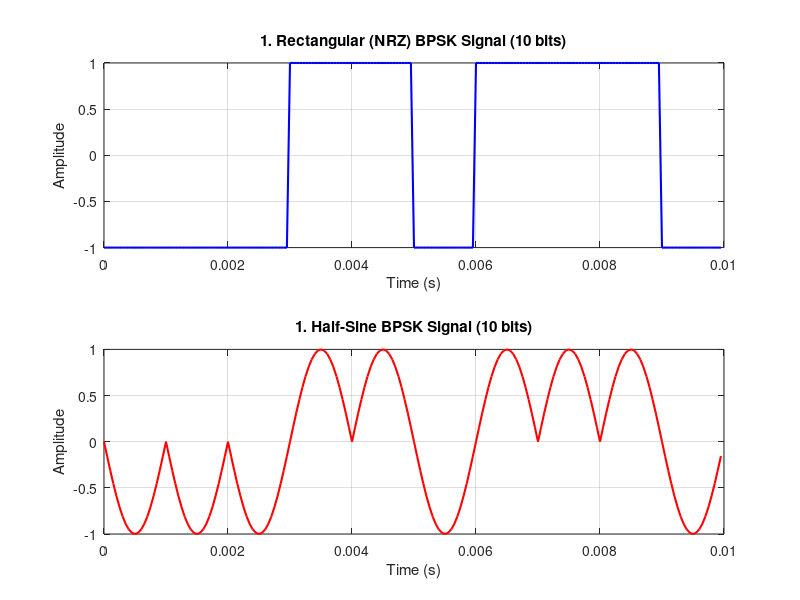

Write the MATLAB code that produced this figure. (Note: this script raises an error after producing the figure.)
%% q1
Rb = 1e3;           % Bit rate 
Tb = 1/Rb;          % Bit duration
fs = 20*Rb;         % Sampling frequency 
Ts = 1/fs;          % Sampling period
L = 20;             % Samples per symbol
N_total_bits = 1e5; % Total bits for spectrum estimation
num_bits_plot = 10; % Number of bits to plot for waveform visualization

% Generate a large set of random binary data for accurate PSD estimation
data_bits = randi([0 1], 1, N_total_bits);
data_symbols = 2 * data_bits - 1; % Map to BPSK symbols (+1 or -1)

g_rect = 1; 
n_pulse = 0:L-1;
g_half_sine = sin(pi * n_pulse / L); 

total_samples = N_total_bits * L;

% Rectangular Signal (NRZ)
rect_upsampled_L = repelem(data_symbols, L);
rect_signal_t = rect_upsampled_L;

% Half-Sine Signal
half_sine_signal_t = zeros(1, total_samples);
for k = 1:N_total_bits
    start = (k-1)*L + 1;
    end_idx = k*L;
    half_sine_signal_t(start:end_idx) = data_symbols(k) * g_half_sine;
end

%1
figure(1);
t_plot = 0:(num_bits_plot*L - 1);
t_plot = t_plot * Ts; % Time vector in seconds

subplot(2,1,1);
plot(t_plot, rect_signal_t(1:(num_bits_plot*L)), 'b', 'LineWidth', 1.5);
title('1. Rectangular (NRZ) BPSK Signal (10 bits)');
xlabel('Time (s)');
ylabel('Amplitude');
grid on;
xlim([0 10*Tb]);

subplot(2,1,2);
plot(t_plot, half_sine_signal_t(1:(num_bits_plot*L)), 'r', 'LineWidth', 1.5);
title('1. Half-Sine BPSK Signal (10 bits)');
xlabel('Time (s)');
ylabel('Amplitude');
grid on;
xlim([0 10*Tb]);
sgtitle('Time-Domain Waveforms');

% 2
NFFT = 4096; % FFT size
overlap = floor(NFFT/2); % 50% overlap
window = hamming(NFFT);

% Calculate PSD for Rectangular (NRZ)
[Pxx_rect, F_rect] = pwelch(rect_signal_t, window, overlap, NFFT, fs, 'psd');

% Calculate PSD for Half-Sine
[Pxx_half, F_half] = pwelch(half_sine_signal_t, window, overlap, NFFT, fs, 'psd');

figure(2);
Pxx_rect_dB = 10*log10(Pxx_rect);
Pxx_half_dB = 10*log10(Pxx_half);

plot_limit_idx = find(F_rect > 4*Rb, 1, 'first');

subplot(2,1,1);
plot(F_rect(1:plot_limit_idx), Pxx_rect_dB(1:plot_limit_idx), 'b', 'LineWidth', 1.5);
title('PSD of Rectangular Pulse');
xlabel('Frequency (Hz)');
ylabel('PSD (dB/Hz)');
grid on;
xlim([0 4*Rb]);

subplot(2,1,2);
plot(F_half(1:plot_limit_idx), Pxx_half_dB(1:plot_limit_idx), 'r', 'LineWidth', 1.5);
title('PSD of Half-Sine Pulse');
xlabel('Frequency (Hz)');
ylabel('PSD (dB/Hz)');
grid on;
xlim([0 4*Rb]);
sgtitle('Power Spectral Density Estimates');

% 3
figure(3);

plot(F_rect(1:plot_limit_idx), Pxx_rect_dB(1:plot_limit_idx), 'b', 'LineWidth', 1.5);
hold on;
plot(F_half(1:plot_limit_idx), Pxx_half_dB(1:plot_limit_idx), 'r', 'LineWidth', 1.5);
hold off;

title('Comparative Spectrum Analysis');
xlabel('Frequency (Hz)');
ylabel('Power/Frequency (dB/Hz)');
legend('Rectangular (NRZ)', 'Half-Sine', 'Location', 'northeast');
grid on;
xlim([0 4*Rb]);

%% q2
% Eb/N0 values to test 
EbN0_dB_test = [100 0];
EbN0_lin_test = 10.^(EbN0_dB_test/10);

num_samples_plot = num_bits_plot * L;

% Preallocate noise-corrupted signals
rx_rect = cell(1, length(EbN0_dB_test));
rx_half = cell(1, length(EbN0_dB_test));

for i = 1:length(EbN0_lin_test)
    
    EbN0 = EbN0_lin_test(i);
    
    % Discrete-time noise variance
    sigma2 = 1 / (2 * L * EbN0);
    sigma = sqrt(sigma2);
    
    % Generate AWGN
    noise_rect = sigma * randn(1, total_samples);
    noise_half = sigma * randn(1, total_samples);
    
    % Add noise
    rx_rect{i} = rect_signal_t + noise_rect;
    rx_half{i} = half_sine_signal_t + noise_half;
end
figure(4);

% Eb/N0 = 100 dB 
subplot(2,2,1);
plot(t_plot, rect_signal_t(1:num_samples_plot), 'k', 'LineWidth', 1.2);
hold on;
plot(t_plot, rx_rect{1}(1:num_samples_plot), 'r--');
hold off;
title('Rectangular BPSK: Eb/N0 = 100 dB');
xlabel('Time (s)');
ylabel('Amplitude');
legend('Noise-Free', 'With Noise');
grid on;

subplot(2,2,2);
plot(t_plot, half_sine_signal_t(1:num_samples_plot), 'k', 'LineWidth', 1.2);
hold on;
plot(t_plot, rx_half{1}(1:num_samples_plot), 'r--');
hold off;
title('Half-Sine BPSK: Eb/N0 = 100 dB');
xlabel('Time (s)');
ylabel('Amplitude');
legend('Noise-Free', 'With Noise');
grid on;

% Eb/N0 = 0 dB 
subplot(2,2,3);
plot(t_plot, rect_signal_t(1:num_samples_plot), 'k', 'LineWidth', 1.2);
hold on;
plot(t_plot, rx_rect{2}(1:num_samples_plot), 'r--');
hold off;
title('Rectangular BPSK: Eb/N0 = 0 dB');
xlabel('Time (s)');
ylabel('Amplitude');
legend('Noise-Free', 'With Noise');
grid on;

subplot(2,2,4);
plot(t_plot, half_sine_signal_t(1:num_samples_plot), 'k', 'LineWidth', 1.2);
hold on;
plot(t_plot, rx_half{2}(1:num_samples_plot), 'r--');
hold off;
title('Half-Sine BPSK: Eb/N0 = 0 dB');
xlabel('Time (s)');
ylabel('Amplitude');
legend('Noise-Free', 'With Noise');
grid on;

sgtitle(' Noise Sensitivity Test');

%% 3

% Matched filter for half-sine pulse
h_mf = fliplr(g_half_sine);

EbN0_vis_dB = 10;
EbN0_vis = 10^(EbN0_vis_dB/10);

% Noise variance
sigma2_vis = 1 / (2 * L * EbN0_vis);
sigma_vis = sqrt(sigma2_vis);

noise_vis = sigma_vis * randn(1, total_samples);
rx_half_vis = half_sine_signal_t + noise_vis;

mf_output = conv(rx_half_vis, h_mf, 'same');

% Optimal sampling instants 
sample_indices = L:L:(num_bits_plot*L);
sample_times = sample_indices * Ts;
sample_values = mf_output(sample_indices);

% Plot MF output
figure(5);
t_mf = (0:(num_bits_plot*L-1)) * Ts;

plot(t_mf, mf_output(1:num_bits_plot*L), 'b', 'LineWidth', 1.3);
hold on;
stem(sample_times, sample_values, 'r', 'filled');
hold off;

xlabel('Time (s)');
ylabel('Amplitude');
title('Matched Filter Output (Half-Sine Pulse)');
legend('MF Output', 'Optimal Sampling Points');
grid on;

%3.2
EbN0_dB = 0:2:16;
EbN0_lin = 10.^(EbN0_dB/10);
SQNR_dB = zeros(size(EbN0_dB));

% Noise-free matched filter output
mf_clean = conv(half_sine_signal_t, h_mf, 'same');
clean_samples = mf_clean(L:L:end);

for i = 1:length(EbN0_lin)
   
    sigma2 = 1 / (2 * L * EbN0_lin(i));
    sigma = sqrt(sigma2);
    
    noise = sigma * randn(1, total_samples);
    rx_noisy = half_sine_signal_t + noise;
    
    mf_noisy = conv(rx_noisy, h_mf, 'same');
    noisy_samples = mf_noisy(L:L:end);
 
    signal_power = mean(clean_samples.^2);
    noise_power = mean((noisy_samples - clean_samples).^2);
    
    SQNR_dB(i) = 10*log10(signal_power / noise_power);
end

%SQNR curve
figure(6);
plot(EbN0_dB, SQNR_dB, 'o-', 'LineWidth', 1.5);
xlabel('E_b/N_0 (dB)');
ylabel('SQNR (dB)');
title('SQNR vs E_b/N_0');
grid on;

% 3.3
p = polyfit(EbN0_dB, SQNR_dB, 1);
SQNR_fit = polyval(p, EbN0_dB);

% Plot fitted line
figure(7);
plot(EbN0_dB, SQNR_dB, 'bo', 'LineWidth', 1.5);
hold on;
plot(EbN0_dB, SQNR_fit, 'r--', 'LineWidth', 1.5);
hold off;

xlabel('E_b/N_0 (dB)');
ylabel('SQNR (dB)');
title(['Linearity of SQNR vs E_b/N_0, Slope = ', num2str(p(1), '%.2f'), ' dB/dB']);
legend('Measured SQNR', 'Linear Fit');
grid on;

%% 4
EbN0_dB = 0:1:20;                 
EbN0_lin = 10.^(EbN0_dB/10);

Ne_target = 200;                  % Minimum bit errors
Nmax = 1e6;                       % Maximum transmitted bits

BER_BPSK  = zeros(size(EbN0_dB));
BER_QPSK  = zeros(size(EbN0_dB));
BER_QAM16 = zeros(size(EbN0_dB));

%  BPSK 
for i = 1:length(EbN0_dB)
    errors = 0; bits = 0;
    while errors < Ne_target && bits < Nmax
        Nb = 1e4;
        b = randi([0 1], Nb, 1);
        s = 2*b - 1;                           % BPSK symbols (Es = 1)

        sigma = sqrt(1/(2*EbN0_lin(i)));
        r = s + sigma*randn(size(s));

        b_hat = r > 0;
        errors = errors + sum(b ~= b_hat);
        bits = bits + Nb;
    end
    BER_BPSK(i) = errors / bits;
end

%  QPSK 
for i = 1:length(EbN0_dB)
    errors = 0; bits = 0;
    while errors < Ne_target && bits < Nmax
        Nb = 2e4;
        b = randi([0 1], Nb, 1);

        bI = b(1:2:end);
        bQ = b(2:2:end);

        s = (2*bI-1 + 1j*(2*bQ-1))/sqrt(2);    % Unit energy QPSK

        k = 2;                                % bits/symbol
        sigma = sqrt(1/(2*k*EbN0_lin(i)));
        r = s + sigma*(randn(size(s)) + 1j*randn(size(s)));

        bI_hat = real(r) > 0;
        bQ_hat = imag(r) > 0;
        b_hat = reshape([bI_hat.'; bQ_hat.'], [], 1);

        errors = errors + sum(b ~= b_hat);
        bits = bits + Nb;
    end
    BER_QPSK(i) = errors / bits;
end

% 16-QAM 
M = 16;
k = log2(M);

for i = 1:length(EbN0_dB)
    errors = 0; bits = 0;
    while errors < Ne_target && bits < Nmax
        Nb = 4e4;
        b = randi([0 1], Nb, 1);

        symbols = bi2de(reshape(b, [], k), 'left-msb');
        s = qammod(symbols, M, 'gray', 'UnitAveragePower', true);

        sigma = sqrt(1/(2*k*EbN0_lin(i)));
        r = s + sigma*(randn(size(s)) + 1j*randn(size(s)));

        symbols_hat = qamdemod(r, M, 'gray', 'UnitAveragePower', true);
        b_hat = reshape(de2bi(symbols_hat, k, 'left-msb').', [], 1);

        errors = errors + sum(b ~= b_hat);
        bits = bits + Nb;
    end
    BER_QAM16(i) = errors / bits;
end

%  Theoretical BER 
BER_BPSK_th  = qfunc(sqrt(2*EbN0_lin));
BER_QPSK_th  = BER_BPSK_th;
BER_QAM16_th = (3/8)*erfc(sqrt((4/10)*EbN0_lin));

%  Plot BER Curves 
figure;
semilogy(EbN0_dB, BER_BPSK,  'bo-', 'LineWidth', 1.5); hold on;
semilogy(EbN0_dB, BER_QPSK,  'rs-', 'LineWidth', 1.5);
semilogy(EbN0_dB, BER_QAM16, 'kd-', 'LineWidth', 1.5);

semilogy(EbN0_dB, BER_BPSK_th,  'b--', 'LineWidth', 1.5);
semilogy(EbN0_dB, BER_QPSK_th,  'r--', 'LineWidth', 1.5);
semilogy(EbN0_dB, BER_QAM16_th, 'k--', 'LineWidth', 1.5);

grid on;
xlabel('E_b/N_0 (dB)');
ylabel('Bit Error Rate (BER)');
title('BER Performance Comparison');
legend('BPSK (Sim)', 'QPSK (Sim)', '16-QAM (Sim)', ...
       'BPSK (Theory)', 'QPSK (Theory)', '16-QAM (Theory)', ...
       'Location', 'southwest');

% MSE Computation 
MSE_BPSK  = mean((BER_BPSK  - BER_BPSK_th ).^2);
MSE_QPSK  = mean((BER_QPSK  - BER_QPSK_th ).^2);
MSE_QAM16 = mean((BER_QAM16 - BER_QAM16_th).^2);

fprintf('MSE BPSK  = %.3e\n', MSE_BPSK);
fprintf('MSE QPSK  = %.3e\n', MSE_QPSK);
fprintf('MSE 16QAM = %.3e\n', MSE_QAM16);

%  Power Penalty @ BER = 1e-3 
targetBER = 1e-3;

Eb_BPSK  = EbN0_dB(find(BER_BPSK  <= targetBER, 1, 'first'));
Eb_QPSK  = EbN0_dB(find(BER_QPSK  <= targetBER, 1, 'first'));
%Eb_QAM16 = EbN0_dB(find(BER_QAM16 <= targetBER, 1, 'first'));
Eb_QAM16 = interp1(BER_QAM16_th, EbN0_dB, targetBER);


power_penalty = Eb_QAM16 - Eb_BPSK;

fprintf('\nEb/N0 required for BER = 10^-3:\n');
fprintf('BPSK   = %.2f dB\n', Eb_BPSK);
fprintf('QPSK   = %.2f dB\n', Eb_QPSK);
fprintf('16-QAM = %.2f dB\n', Eb_QAM16);
fprintf('Power penalty (16-QAM vs BPSK) = %.2f dB\n', power_penalty);

%% 5

Rb = 1e3;                
Tb = 1/Rb;                 
L  = 20;                  
fs = L*Rb;                  
Ts = 1/fs;
Nb = 2e4;                   

n = 0:L-1;
p = sin(pi*(n+1)/L);
p = p / norm(p);           
h = fliplr(p);              

b = randi([0 1], Nb, 1);
bI = b(1:2:end);
bQ = b(2:2:end);
symbols = (2*bI-1 + 1j*(2*bQ-1))/sqrt(2);

x_up = upsample(symbols, L);
tx = conv(x_up, p);

EbN0_dB_phase = 10;
EbN0 = 10^(EbN0_dB_phase/10);
sigma = sqrt(1/(2*EbN0));

rx = tx + sigma*(randn(size(tx)) + 1j*randn(size(tx)));

y = conv(rx, h);
delay = L;
samples = y(delay:L:end);

% 5.1 
phi = 15*pi/180;  % Phase rotation
%  Before MF sampling 
rx_phase_beforeMF = rx * exp(1j*phi);  

samples_beforeMF = rx_phase_beforeMF(L:L:end);

% After MF sampling 
samples_phase_afterMF = samples * exp(1j*phi);  % MF output + phase rotation

figure;
subplot(1,2,1)
scatter(real(samples_beforeMF), imag(samples_beforeMF), 'b.');
grid on; axis square;
xlabel('In-Phase'); ylabel('Quadrature');
title('QPSK Constellation BEFORE MF (15° Phase)');

subplot(1,2,2)
scatter(real(samples_phase_afterMF), imag(samples_phase_afterMF), 'r.');
grid on; axis square;
xlabel('In-Phase'); ylabel('Quadrature');
title('QPSK Constellation AFTER MF (15° Phase)');


% 5.2
df = 0.01*Rb;                        % Frequency offset
t = (0:length(tx)-1).' * Ts;

rx_freq = tx .* exp(1j*2*pi*df*t) + sigma*(randn(size(tx)) + 1j*randn(size(tx)));

% Before MF
samples_freq_beforeMF = rx_freq(L:L:end);

% After MF
y_freq = conv(rx_freq, h);
samples_freq_afterMF = y_freq(delay:L:end);

figure;
subplot(1,2,1)
scatter(real(samples_freq_beforeMF), imag(samples_freq_beforeMF), 'b.');
grid on; axis square;
xlabel('In-Phase'); ylabel('Quadrature');
title('QPSK Constellation BEFORE MF (Freq Offset)');

subplot(1,2,2)
scatter(real(samples_freq_afterMF), imag(samples_freq_afterMF), 'r.');
grid on; axis square;
xlabel('In-Phase'); ylabel('Quadrature');
title('QPSK Constellation AFTER MF (Freq Offset)');

% 5.3 
EbN0_dB_eye = [5 20];

for k = 1:2
    EbN0 = 10^(EbN0_dB_eye(k)/10);
    sigma = sqrt(1/(2*EbN0));
    
    rx_eye = tx + sigma*(randn(size(tx)) + 1j*randn(size(tx)));
    y_eye = conv(rx_eye, h);
    
    % eyediagram creates its own figure automatically
    eyediagram(real(y_eye), 2*L);
    title(['Eye Diagram at E_b/N_0 = ' num2str(EbN0_dB_eye(k)) ' dB']);
end

%% 6
R = 1;      
C = 1;      
W = 5;      

f_pos = linspace(0, 20, 1000);
f = [-fliplr(f_pos), f_pos]; 

% High-Pass RC Filter 
H_RC_pos = (1j*2*pi*f_pos*R*C) ./ (1 + 1j*2*pi*f_pos*R*C);
H_RC = [fliplr(conj(H_RC_pos)), H_RC_pos];

% Ideal Low-Pass Filter
H_LPF = double(abs(f) <= W);

% Total Transfer Function
V_f = H_RC .* H_LPF;

% Magnitude
V_mag = abs(V_f);

% Plot |V(f)|
figure;
plot(f, V_mag, 'b', 'LineWidth', 2);
grid on;
xlabel('Frequency (Hz)');
ylabel('|V(f)|');
title('Two-Sided Total Transfer Function Magnitude |V(f)|');
xlim([min(f) max(f)]);
ylim([0 1.1]);

% Identify Effective Passband
passband_idx = find(V_mag >= 0.707);  % 3-dB criterion
f_passband = f([passband_idx(1), passband_idx(end)]);
hold on;
yline(0.707, 'r--', '3-dB Level');
text(f_passband(1), 0.75, sprintf('Passband ~ %.2f Hz to %.2f Hz', f_passband(1), f_passband(2)));

%% 7
Ac = 2;      
N0 = 0.1;     
fc = 1;       
R = 1; C = 1; 

% LPF Bandwidth Vector
Wvec = linspace(fc*1.001, 50, 2000); % W > fc

a = 2*pi*R*C;

% SNR = (A^2 / N0) * (pi*R*C*fc^2)/(1 + (2*pi*R*C*fc)^2) * (2*pi*R*C*W - atan(2*pi*R*C*W))
num = (pi*R*C*fc^2) / (1 + (a*fc)^2);
den = a*Wvec - atan(a*Wvec);
SNR_th = (Ac^2 / N0) * (num ./ den);

SNR_dB = 10*log10(SNR_th);

% Plot SNR vs W
figure('Name','Output SNR vs LPF Bandwidth W');
plot(Wvec, SNR_dB, 'b', 'LineWidth', 1.5); grid on;
xlabel('LPF Bandwidth W (Hz)');
ylabel('Output SNR (dB)');
title('Theoretical Output SNR vs LPF Bandwidth W');

% Find Optimal W (Maximum SNR)
[SNR_max, idxMax] = max(SNR_th);
W_opt = Wvec(idxMax);
SNR_opt_dB = 10*log10(SNR_max);

hold on;
plot(W_opt, SNR_opt_dB, 'ro', 'MarkerFaceColor','r','MarkerSize',6);
text(W_opt + 0.5, SNR_opt_dB, sprintf('W_{opt}=%.3f Hz', W_opt), 'VerticalAlignment','bottom');

fprintf('Optimal LPF bandwidth: W_opt = %.6f Hz\n', W_opt);
fprintf('Maximum SNR: %.4f dB\n', SNR_opt_dB);

%% 8 
Ac = 2;
N0 = 0.1;
R = 1;
C = 1;
fc = 1;                 
a = 2*pi*R*C;

% SNR for W = fc and W → ∞ 

W_fc = fc;
W_inf = 1e6;             % Large value approximating infinity

num = (pi*R*C*fc^2) / (1 + (a*fc)^2);

% SNR at W = fc
den_fc = (a*W_fc) - atan(a*W_fc);
SNR_fc = (Ac^2/N0) * (num / den_fc);
SNR_fc_dB = 10*log10(SNR_fc);

% SNR for very large W
den_inf = (a*W_inf) - atan(a*W_inf);
SNR_inf = (Ac^2/N0) * (num / den_inf);
SNR_inf_dB = 10*log10(SNR_inf);

fprintf('SNR at W = f_c        : %.3f dB\n', SNR_fc_dB);
fprintf('SNR for W → infinity : %.3f dB\n', SNR_inf_dB);

H_RC_fc = (2*pi*fc*R*C) / sqrt(1 + (2*pi*fc*R*C)^2);

% Signal power 
P_signal = (Ac^2/2) * H_RC_fc^2;

fprintf('Signal power at output: %.4f W\n', P_signal);

% 8.2 Output Noise PSD for W = 10 Hz

W = 10;
f = linspace(-20, 20, 10001);

% RC high-pass filter magnitude squared
H_RC_sq = ( (2*pi*f*R*C).^2 ) ./ (1 + (2*pi*f*R*C).^2 );

% Ideal LPF
H_LPF = double(abs(f) <= W);

% Total magnitude squared
V_sq = H_RC_sq .* H_LPF;

% Output noise PSD
S_out = (N0/2) * V_sq;

% Plot
figure;
plot(f, 10*log10(S_out + eps), 'LineWidth', 1.5);
grid on;
xlabel('Frequency (Hz)');
ylabel('Output Noise PSD (dB/Hz)');
title('Output Noise PSD after RC High-Pass and LPF (W = 10 Hz)');
xline(-W, '--'); xline(W, '--');
legend('S_{out}(f)', 'LPF Cutoff', 'Location', 'best');

%% 9
Ac  = 2;          
fc  = 1;          
N0  = 0.1;       
R   = 1; 
C   = 1;

Fs  = 200;       
Ts  = 1/Fs;
T   = 50;         
t   = 0:Ts:T-Ts;

Wvec = linspace(fc*1.05, 20, 30);  
Nmc  = 100;       % Monte Carlo runs
 
s = Ac*cos(2*pi*fc*t);

SNR_MC = zeros(size(Wvec));

for k = 1:length(Wvec)
    W = Wvec(k);
    SNR_runs = zeros(Nmc,1);

    for m = 1:Nmc

        % Generate AWGN 
        noise_var = N0*Fs/2;
        n = sqrt(noise_var)*randn(size(t));

        x = s + n;

        Nfft = length(t);
        f = (-Nfft/2:Nfft/2-1)*(Fs/Nfft);

        X = fftshift(fft(x));
        S = fftshift(fft(s));
        Nn = fftshift(fft(n));

        jwRC = 1j*2*pi*f*R*C;
        H_RC = jwRC ./ (1 + jwRC);

        H_LPF = double(abs(f) <= W);

        % Total transfer function
        V = H_RC .* H_LPF;

        % Filter signal and noise 
        Ys = ifft(ifftshift(S .* V));
        Yn = ifft(ifftshift(Nn .* V));

        Ps = mean(real(Ys).^2);
        Pn = mean(real(Yn).^2);

        SNR_runs(m) = Ps / Pn;
    end

    % Average over realizations
    SNR_MC(k) = mean(SNR_runs);
end

%  THEORETICAL SNR
a = 2*pi*R*C;
num = (pi*R*C*fc^2) / (1 + (a*fc)^2);
den = (a.*Wvec) - atan(a.*Wvec);
SNR_th = (Ac^2/N0) * (num ./ den);

figure;
plot(Wvec, 10*log10(SNR_MC), 'o', 'LineWidth', 1.2); hold on;
plot(Wvec, 10*log10(SNR_th), '-', 'LineWidth', 1.5);
grid on;
xlabel('LPF Bandwidth W (Hz)');
ylabel('SNR (dB)');
title('Monte Carlo vs Theoretical SNR');
legend('Monte Carlo SNR','Theoretical SNR','Location','best');

%% 10

R = 1; C = 1;          % RC parameters
W_LPF = 10;            % LPF bandwidth 
Fs = 200;              
f = linspace(0, 5*W_LPF, 1e5);  

H_RC_sq = (2*pi*f*R*C).^2 ./ (1 + (2*pi*f*R*C).^2);

H_LPF_sq = double(f <= W_LPF);

H_tot_sq = H_RC_sq .* H_LPF_sq;

Beq = trapz(f, H_tot_sq);  % Integrate |H(f)|^2 over frequency

fprintf('Equivalent Noise Bandwidth Beq = %.4f Hz\n', Beq);
